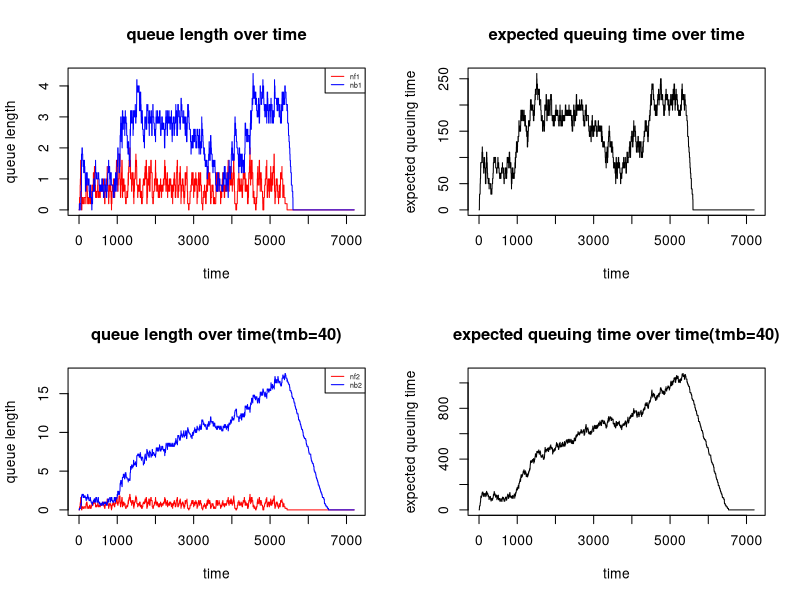

This figure's R source:
## Members in group 17: Linfan Shi:s2508485; Xinyue Huang:s2504007; Yue Yu:s2496178.

## Description of contribution: 
## Everyone participated in the discussion, constructed the logic flow of code together. 
## Linfan Shi is responsible for making sensitivity analysis and calculating uncompleted check-in probability (part 2 and part 3)
## Xinyue Huang worked on realizing queuing simulation.
## Yue Yu jointly completed sensitivity analysis with Linfan Shi and is responsible for the overview comments 
## and comments in queuing simulation(part 1)

## Each member contributes roughly equal (33%) to this project.

## We use git to collaboratively work.Here is the project link: https://github.com/Yue913/EG17.r.git

## Overview:
## This project simulates a stochastic queuing model depicting a real-life scenario where cars go through French and British stations 
## consecutively before approaching a French ferry terminal. 
## The entire process is simulated over a two-hour duration, during which cars arrive randomly at French stations with a given probability 
## and choose the the shortest queue among stations. After completing service at a French station, cars can proceed to British stations 
## with the same rule (shortest queues), but should also take into account a capacity constraint. 

## Key assumptions for this project are:
## (1) Arrival of cars only happens at the first 1.5 hours and follows exponential distribution.
## (2) Processing time at both the French and British stations follows uniform distributions. 
## (3) Simulation is updated and processed on a second basis. More precisely, cars can only enter and leave queues at the start or end 
##     of a second respectively, ignoring their order of these two activities in second.

## This project mainly consists of three parts: 
## The first part defines a model to stimulate a whole queuing process. Main outputs are average queue length and expected waiting time.
## The second part runs model in part 1 for different hyperparameters to see their impact.
## The third part stimulates for 100 time to estimate probability of not completing processing before ferry take off (i.e., in two hours).



## Part 1 
## This part stimulates a second-wise model, where queue length and remaining processing time of 10 queues (5 for each station: 
## French and British station) are updated dynamically every second as time passes. 
## Definition of inputs: 
##        mf=number of french stations; mb=number of British stations
##        a.rate=arriving rate (a car arrives at probability of a.rate every second)
##        processing time at British station follows uniform(tmb,tmb+trb)
##        processing time at British station follows uniform(tmf,tmf+trf)
##        maxb = maximum amount of cars that a British station can accept
## Definition of outputs:
##        nf: a vector giving the average length of the French queues 
##        nb: a vector giving the average length of the British queues
##        eq: a vector giving the average expected waiting time for a car at the start of the french queue
##            expected waiting time evaluates the (expected) waiting time of a new comer to this system, evaluated every second.
##            When calculating the average expected waiting time, the blocking time at the French stations is ignored.
##            It is defined as the sum of:
##            the average queue length at the French stations multiplied by the expected handling time (expectation of uniform distribution) of a French station, 
##            and the average queue length at the British stations multiplied by the expected handling time of a British station, 

qsim=function(mf=5,mb=5,a.rate=.1,trb=40,trf=40,tmb=30,tmf=30,maxb=20){
  
  ## Step 1: parameters set up
  second_enter=1.5*3600
  second_nenter=0.5*3600
  
  
  ## Step 2: producing intermediate variable
  ## present length of queues in French and British stations
  f_queue=rep(0,mf)
  b_queue=rep(0,mb)
  ## present the length of processing time for each car in the queues
  f_time_queue=rep(0,mf)
  b_time_queue=rep(0,mb)
  ## store the queue length for every simulation second
  f_queue_table=matrix(0,ncol=mf,nrow=second_enter+second_nenter)
  b_queue_table=matrix(0,ncol=mb,nrow=second_enter+second_nenter)
  ## maximum position that British stations can offer (updated for every second)
  b_vaccancy=mb*maxb
  
  
  ## Step 3: stimulate the process when new cars come in (i.e. enter the system)
  ## The following process hold for every simulation second
  for (t in 1:second_enter){
    
    ## Step 3.1 whether a car comes in french station; if yes, which queue will it be in
    ## Without the 'set.seed()' command, the 'qism' function will produce different outcomes. 
    ## Consequently, the plot and probability in parts 2 and 3 will also change accordingly. 
    set.seed(13*t) ## ensure comparability of models with different hyperparameters setting.
    id_come=sample(c(0,1),prob=c(1-a.rate,a.rate),size=1,replace=FALSE) ## whether a car comes in
    consistent_add_f=as.integer(sample(as.character(which(f_queue==min(f_queue))),size=1,replace=FALSE)) ## if yes, which queue will it be
    f_queue[consistent_add_f]=f_queue[consistent_add_f]+(1*id_come) ## new car expands the queue by 1
    f_time_queue[intersect(consistent_add_f,which(f_queue==0))]=runif(1,min=tmf,max=tmf+trf)
    
    ## Step 3.2 updates of changes in French queues
    ## process end, length of corresponding queue should minus 1. if there are car after we should move to process the next car
    f_congestion=rep(0,mf) ## initialize congestion condition
    f_time_queue[f_time_queue<=0 & f_queue>0]=
      runif(length(intersect(which(f_time_queue<=0),which(f_queue>0))),min=tmf,max=tmf+trf)*f_congestion[f_time_queue<=0 & f_queue>0]
    f_time_queue[f_time_queue>0]=f_time_queue[f_time_queue>0]-1 ## remaining processing time minus 1 as one second pass
    no_maintain=intersect(which(f_time_queue<=0),which(f_queue>0)) ## which queue should have been process next car
    ## Because of capacity constraint of british queues, only limited number of queue can be updated
    no_maintain_queue=no_maintain[sample(length(no_maintain),min(b_vaccancy,length(no_maintain)))] ## which queue can be updated
    f_queue[no_maintain_queue]=f_queue[no_maintain_queue]-1 ## one car leave selected queue
    f_congestion[no_maintain_queue]=1 ## only if the car leave, processing time can be updated
    f_queue_table[t,]=f_queue ## fill the recording table by length of queue this second
    
    ## Step 3.3 how many cars come in british station, which queue will they be in
    number=length(no_maintain_queue) ## how many new comers to british queues
    while (number>0){
      ## in every iteration, some new comers choose their positions and the others should wait for next iteration
      random_sample=as.integer(sample(as.character(which(b_queue==min(b_queue))),min(number,sum((b_queue==min(b_queue))+0)),replace=FALSE))
      b_queue[random_sample]=b_queue[random_sample]+1 ## chosen queue expand by 1
      number=number-length(random_sample) ## remaining car need to be attributed position
    }
    
    ## Step 3.4 updates of changes in British queues
    ## process end, length of corresponding queue should minus 1. if there are car after we should move to process the next car
    b_time_queue[b_queue>0 & b_time_queue<=0]=
      runif(length(intersect(which(b_queue>0),which(b_time_queue<=0))),min=tmb,max=tmb+trb)
    b_time_queue[b_time_queue>0]=b_time_queue[b_time_queue>0]-1 ## remaining processing time minus 1 as one second pass
    b_queue[b_queue>0 & b_time_queue<=0]=b_queue[b_queue>0 & b_time_queue<=0]-1 ## one car leave the queue ending service
    b_queue_table[t,]=b_queue ## fill the recording table by length of queue this second
    b_vaccancy=mb*maxb-sum(b_queue) ## update the remaining vacancies in british station
  }
  
  
  ## Step 4: stimulate the process when no new car can come in
  ## Very similar to step 3. Only difference to Step 3 is that there is no need to update for new comers in French queues
  for (t in second_enter+1:second_nenter){
    
    ## Step 4.1 updates of changes in French queues
    f_congestion=rep(0,mf)
    f_time_queue[f_time_queue<=0 & f_queue>0]=
      runif(length(intersect(which(f_time_queue<=0),which(f_queue>0))),min=tmf,max=tmf+trf)*f_congestion[f_time_queue<=0 & f_queue>0]
    f_time_queue[f_time_queue>0]=f_time_queue[f_time_queue>0]-1
    no_maintain=intersect(which(f_time_queue<=0),which(f_queue>0))
    no_maintain_queue=no_maintain[sample(length(no_maintain),min(b_vaccancy,length(no_maintain)))]
    f_queue[no_maintain_queue]=f_queue[no_maintain_queue]-1
    f_congestion[no_maintain_queue]=1
    f_queue_table[t,]=f_queue
    
    ## Step 4.2 how many cars come in british station, which queue will they be in
    number=length(no_maintain_queue)
    while (number>0){
      random_sample=as.integer(sample(as.character(which(b_queue==min(b_queue))),min(number,sum((b_queue==min(b_queue))+0)),replace=FALSE))
      b_queue[random_sample]=b_queue[random_sample]+1
      number=number-length(random_sample)
    }
    
    ## Step 4.3 updates of changes in British queues
    b_time_queue[intersect(which(b_queue>0),which(b_time_queue<=0))]=
      runif(length(intersect(which(b_queue>0),which(b_time_queue<=0))),min=tmb,max=tmb+trb)
    b_time_queue[which(b_time_queue>0)]=b_time_queue[which(b_time_queue>0)]-1
    b_queue[intersect(which(b_queue>0),which(b_time_queue<=0))]=b_queue[intersect(which(b_queue>0),which(b_time_queue<=0))]-1
    b_queue_table[t,]=b_queue
    b_vaccancy=mb*maxb-sum(b_queue)
  }
  
  
  ## Step 5: output calculation
  nf=apply(f_queue_table,1,mean) ## average length of french queues
  nb=apply(b_queue_table,1,mean) ## average length of british queues
  eq=nf*(2*tmf+trf)/2+nb*(2*tmb+trb)/2 ## expected waiting time
  
  
  ## Step 6: return results
  ## First element of result list (actually is also a list) gives main result, the second result is for convenience of part 2 and part 3
  return(list(list(nf,nb,eq),b_queue_table))  
}



## Part 2
## This part mainly performs sensitivity analysis of parameter "tmb"
## this part first uses the function constructed above to produce a 4-panel, 2-row, 2-column plot. 
## The top-left and top-right plots show the fluctuations in the lengths of queues, and expected queuing time, respectively, over time. 
## The second row shows the same pattern, with parameter 'tmb' reset to 40 (seconds).
## Then some analysis of result will be made.

## extract the result of nf, nb, eq from "qsim" function 
required_list1<-qsim()[[1]]
nf1<-required_list1[[1]]
nb1<-required_list1[[2]]
eq1<-required_list1[[3]]

required_list2<-qsim(tmb=40)[[1]]
nf2<-required_list2[[1]]
nb2<-required_list2[[2]]
eq2<-required_list2[[3]]
timex<-1:7200

## "par" function can make a customized layout where each grid contains a plot.
## assign c(2,2) to "mfrow" argument can obtain a layout of 2*2 plot grid.
par(mfrow=c(2,2))

## "plot" function is used to construct the customized plot by setting arguments:
## "type" sets the type of plot ('l' for line); "col" sets the color; "xlab(ylab)" sets the label for the x(y)-axis; "main" sets the title.
ylim1<-range(c(nf1,nb1))
plot(timex,nf1,type='l',col='red',xlab='time',ylab='queue length',main='queue length over time',ylim=ylim1)

## "lines" function adds a second plot to the same plot
lines(timex,nb1,type='l',col='blue')

## "legend" function is used to add keys that helps identify the meaning of various elements within a plot. 
## "lty" sets the line type for the line segments in the legend (1 for solid line type); "cex" adjusts the size of the text in the legend.

legend("topright", legend = c("nf1", "nb1"), col = c("red", "blue"),lty=1,cex=0.5)
plot(timex,eq1, type='l',xlab='time',ylab='expected queuing time',main='expected queuing time over time')

## The "range" function sets the y-axis limits to encompass all data points. 
## Adjust the "ylim" argument in the "plot" function to ensure visibility of all data points within the plot area.
ylim2<-range(c(nf2,nb2))
plot(timex,nf2,type='l',col='red',xlab='time',ylab='queue length',main='queue length over time(tmb=40)',ylim=ylim2)
lines(timex,nb2,type='l',col='blue')
legend("topright", legend = c("nf2", "nb2"), col = c("red", "blue"),lty=1,cex=0.5)
plot(timex,eq2,type='l',xlab='time',ylab='expected queuing time',main='expected queuing time over time(tmb=40)')

## Clicking the full-screen button in the top right corner of the plot window is recommended. 
## Otherwise, the legend content may not display correctly due to the small margin of the plot window. 
## If the plot still has errors, please adjust the size of the plot window to ensure it is large enough, 
## and then run the part 2 code again.

## Analysis of result:
## (1) From the plot, it is evident that resetting tmb to 40 seconds results in the French queue length remaining nearly the same. 
##     This may because the capacity constraint has not yet be met.
##     In contrast, British queue length dramatically increases, reaching up to 15 cars, nearly 7 times as long as that of default tmb.
##     This may because of the extended average service time.
## (2) The expected queuing time also experience a dramatic increase, about three times as long as default case. 
##     Also, British queue in tmb=40 case dominates the eq time. 
## (3) French line is first greater than that of British, but it will soon be caught up. 
##     This happens faster in tmb=40 case because of the longer service time, so that queue length rapidly accumulate.



## Part 3
## this part run 100 simulations to find the probability of at least one car missing the ferry departure when tmb=40

## for each iteration, the last row of "b_queue_table" is examined. If the sum of all the entries in this row exceeds 0, this indicates 
## that there is at least one car still waiting in the queue at the simulation's end. 
## Therefore we will count the presence of this situation in 100 simulations to estimate probability of this event.
results_list <- list()
missing_departure<-0
for (i in 1:100){
  
  ## extract the result of "b_queue_table" from "qsim" function and put it into the empty list defined previously
  results_list[[i]]<-qsim(tmb=40)[[2]]
  
  ## extract the last row from the "b_queue_table" matrix
  last_row<-results_list[[i]][nrow(results_list[[i]]),]
  
  if (sum(last_row)>0){
    missing_departure<-missing_departure+1
  }
}

## the probability of at least one car missing the ferry departure is calculated as the frequency of missing_departure over the 100 runs
print(missing_departure/100)